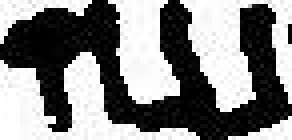
#> input picture Classification/Test_Images/multi_letter.jpg, 73 x 35 px (shown 4 times larger)
$ jupyter execute --allow-errors Untitled.ipynb   (shell and % lines are left out)
#> lines starting #> are read from the running program, lines starting #| are printed output that depends on the picture
### Classification/baseline_cnn_classifier.py
import os, sys
import cv2
import numpy as np
from keras.models import load_model
import matplotlib.pyplot as plt
from mpl_toolkits.axes_grid1 import make_axes_locatable

class Classifier:
    dic = {0: 'Alef',
    1: 'Ayin',
    2: 'Bet',
    3: 'Dalet',
    4: 'Gimel',
    5: 'He',
    6: 'Het',
    7: 'Kaf',
    8: 'Kaf-final',
    9: 'Lamed',
    10: 'Mem',
    11: 'Mem-medial',
    12: 'Nun-final',
    13: 'Nun-medial',
    14: 'Pe',
    15: 'Pe-final',
    16: 'Qof',
    17: 'Resh',
    18: 'Samekh',
    19: 'Shin',
    20: 'Taw',
    21: 'Tet',
    22: 'Tsadi-final',
    23: 'Tsadi-medial',
    24: 'Waw',
    25: 'Yod',
    26: 'Zayin'}


    def __init__(self,path_to_model):
        self.model = load_model(path_to_model)

    # [32 lines left out: functions reshape_image, preprocess_image, not called in this run]

    def read_image(self,path):
        img = np.double(cv2.imread(path,0))
        return img

    # [94 lines left out: functions multi_letter_predict, single_letter_predict, predict, not called in this run]

### Classification/Untitled.ipynb
[cell 1]
from baseline_cnn_classifier import Classifier
import numpy as np
import cv2
import matplotlib.pyplot as plt

from mpl_toolkits.mplot3d import Axes3D
import matplotlib.pyplot as plt
from matplotlib import cm
from matplotlib.ticker import LinearLocator, FormatStrFormatter

#> (a cell that did not finish here is left out)

#> (a cell that did not finish here is left out)

#> (a cell that did not finish here is left out)

#> (a cell that did not finish here is left out)

#> (a cell that did not finish here is left out)

[cell 7]
from mpl_toolkits.axes_grid1 import make_axes_locatable

[cell 8]
fig, ax = plt.subplots()
#> (the rest of this cell did not finish here and is left out)

#> (a cell that did not finish here is left out)

[cell 10]
a= np.random.rand(10,5)

[cell 11]
np.shape(a)

#> (a cell that did not finish here is left out)

[cell 13]
import cv2

[cell 14]
d = {"1":2,"3":2}

[cell 15]
len(d)

[cell 16]
img = np.double(cv2.imread("Test_Images/multi_letter.jpg",0))
#> img: shape (35, 73) float64; min 0, max 255, mean 131.4
shape = np.shape(img)
#> shape = (35, 73)
size = 28

[cell 17]
new_shape = (shape/np.array(shape[0])*size).astype(int)
#> new_shape = [28, 58]
new_img = cv2.resize(img, dsize=(new_shape[1],new_shape[0]), interpolation=cv2.INTER_AREA)
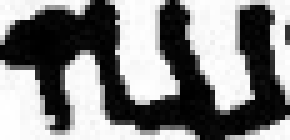
#> new_img: shape (28, 58) float64 (shown 5 times larger); min 0, max 255, mean 131.4; drawn with min black and max white

[cell 18]
plt.imshow(new_img,cmap="gray")

[cell 19]
pos = 40;
plt.imshow(new_img[:,pos:pos+28],cmap="gray")
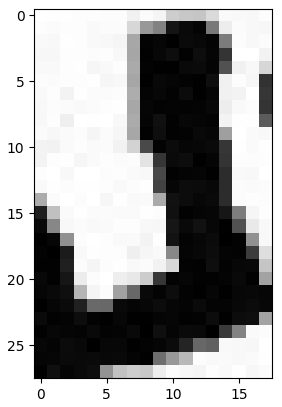
#> figure drawn by matplotlib, 1 panel
